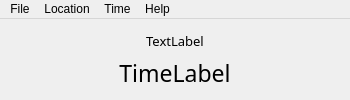
<?xml version="1.0" encoding="UTF-8"?>
<ui version="4.0">
 <class>MainWindow</class>
 <widget class="QMainWindow" name="MainWindow">
  <property name="geometry">
   <rect>
    <x>0</x>
    <y>0</y>
    <width>350</width>
    <height>100</height>
   </rect>
  </property>
  <property name="minimumSize">
   <size>
    <width>350</width>
    <height>100</height>
   </size>
  </property>
  <property name="cursor">
   <cursorShape>ArrowCursor</cursorShape>
  </property>
  <property name="windowTitle">
   <string>Tempus</string>
  </property>
  <property name="windowIcon">
   <iconset>
    <normaloff>resources/tempus.svg</normaloff>resources/tempus.svg</iconset>
  </property>
  <property name="autoFillBackground">
   <bool>false</bool>
  </property>
  <property name="tabShape">
   <enum>QTabWidget::Rounded</enum>
  </property>
  <property name="unifiedTitleAndToolBarOnMac">
   <bool>true</bool>
  </property>
  <widget class="QWidget" name="centralWidget">
   <layout class="QGridLayout" name="gridLayout">
    <item row="1" column="0">
     <widget class="QLabel" name="timeLabel">
      <property name="font">
       <font>
        <family>Ubuntu Mono</family>
        <pointsize>17</pointsize>
        <weight>50</weight>
        <bold>false</bold>
       </font>
      </property>
      <property name="text">
       <string>TimeLabel</string>
      </property>
      <property name="alignment">
       <set>Qt::AlignCenter</set>
      </property>
     </widget>
    </item>
    <item row="0" column="0">
     <widget class="QLabel" name="systemlabel">
      <property name="font">
       <font>
        <family>Ubuntu Mono</family>
        <pointsize>10</pointsize>
       </font>
      </property>
      <property name="text">
       <string>TextLabel</string>
      </property>
      <property name="alignment">
       <set>Qt::AlignCenter</set>
      </property>
     </widget>
    </item>
   </layout>
  </widget>
  <widget class="QMenuBar" name="menuBar">
   <property name="enabled">
    <bool>true</bool>
   </property>
   <property name="geometry">
    <rect>
     <x>0</x>
     <y>0</y>
     <width>350</width>
     <height>25</height>
    </rect>
   </property>
   <widget class="QMenu" name="menuFile">
    <property name="title">
     <string>File</string>
    </property>
    <addaction name="actionExit"/>
   </widget>
   <widget class="QMenu" name="menuLocation">
    <property name="title">
     <string>Location</string>
    </property>
    <addaction name="actionSet_Location"/>
   </widget>
   <widget class="QMenu" name="menuTime">
    <property name="title">
     <string>Time</string>
    </property>
    <addaction name="actionUniversal_Time"/>
    <addaction name="actionLocal_Mean_Time_24_hr_format"/>
    <addaction name="actionGreenwich_Apparent_Sidereal_Time"/>
    <addaction name="actionGreenwich_Sidereal_Time"/>
    <addaction name="actionLocal_Sidereal_Time"/>
    <addaction name="actionLocal_Mean_Sidereal_Time"/>
    <addaction name="actionJulian_Day"/>
    <addaction name="actionJulian_Day_Modified"/>
    <addaction name="separator"/>
    <addaction name="actionCycle_forward"/>
    <addaction name="actionCycle_back"/>
   </widget>
   <widget class="QMenu" name="menuHelp">
    <property name="title">
     <string>Help</string>
    </property>
    <addaction name="actionAbout_Tempus"/>
   </widget>
   <addaction name="menuFile"/>
   <addaction name="menuLocation"/>
   <addaction name="menuTime"/>
   <addaction name="menuHelp"/>
  </widget>
  <action name="actionExit">
   <property name="text">
    <string>Exit</string>
   </property>
   <property name="shortcut">
    <string>Ctrl+X</string>
   </property>
  </action>
  <action name="actionSet_Location">
   <property name="text">
    <string>Set Location...</string>
   </property>
   <property name="shortcut">
    <string>Ctrl+L</string>
   </property>
  </action>
  <action name="actionLocal_Mean_Time_12_hr_format">
   <property name="checkable">
    <bool>true</bool>
   </property>
   <property name="text">
    <string>Local Mean Time (12 hr format)</string>
   </property>
   <property name="shortcut">
    <string>Ctrl+1</string>
   </property>
  </action>
  <action name="actionLocal_Mean_Time_24_hr_format">
   <property name="checkable">
    <bool>true</bool>
   </property>
   <property name="text">
    <string>Local Mean Time</string>
   </property>
   <property name="shortcut">
    <string>Ctrl+M</string>
   </property>
  </action>
  <action name="actionUniversal_Time">
   <property name="checkable">
    <bool>true</bool>
   </property>
   <property name="checked">
    <bool>true</bool>
   </property>
   <property name="text">
    <string>Universal Time, Coordinated</string>
   </property>
   <property name="shortcut">
    <string>Ctrl+U</string>
   </property>
  </action>
  <action name="actionLocal_Sidereal_Time">
   <property name="checkable">
    <bool>true</bool>
   </property>
   <property name="text">
    <string>Local Apparent Sidereal Time</string>
   </property>
   <property name="shortcut">
    <string>Ctrl+S</string>
   </property>
  </action>
  <action name="actionGreenwich_Sidereal_Time">
   <property name="checkable">
    <bool>true</bool>
   </property>
   <property name="text">
    <string>Greenwich Mean Sidereal Time</string>
   </property>
   <property name="shortcut">
    <string>Ctrl+G</string>
   </property>
  </action>
  <action name="actionNone">
   <property name="checkable">
    <bool>true</bool>
   </property>
   <property name="checked">
    <bool>true</bool>
   </property>
   <property name="enabled">
    <bool>true</bool>
   </property>
   <property name="text">
    <string>None</string>
   </property>
   <property name="shortcut">
    <string>Ctrl+0</string>
   </property>
  </action>
  <action name="actionSingle">
   <property name="checkable">
    <bool>true</bool>
   </property>
   <property name="text">
    <string>Once on the hour</string>
   </property>
   <property name="shortcut">
    <string>Ctrl+1</string>
   </property>
  </action>
  <action name="actionMultiple">
   <property name="checkable">
    <bool>true</bool>
   </property>
   <property name="enabled">
    <bool>true</bool>
   </property>
   <property name="text">
    <string>Multiple on the hour</string>
   </property>
   <property name="shortcut">
    <string>Ctrl+2</string>
   </property>
  </action>
  <action name="actionAbout_Tempus">
   <property name="text">
    <string>About Tempus...</string>
   </property>
   <property name="shortcut">
    <string>F1</string>
   </property>
  </action>
  <action name="actionFull_Screen">
   <property name="text">
    <string>Full Screen</string>
   </property>
  </action>
  <action name="actionJulian_Day">
   <property name="text">
    <string>Julian Day</string>
   </property>
   <property name="shortcut">
    <string>Ctrl+J</string>
   </property>
  </action>
  <action name="actionGreenwich_Apparent_Sidereal_Time">
   <property name="text">
    <string>Greenwich Apparent Sidereal Time</string>
   </property>
   <property name="shortcut">
    <string>Ctrl+A</string>
   </property>
  </action>
  <action name="actionLocal_Mean_Sidereal_Time">
   <property name="text">
    <string>Local Mean Sidereal Time</string>
   </property>
  </action>
  <action name="actionJulian_Day_Modified">
   <property name="text">
    <string>Julian Day, Modified</string>
   </property>
  </action>
  <action name="actionCycle_forward">
   <property name="text">
    <string>Cycle forward</string>
   </property>
  </action>
  <action name="actionCycle_back">
   <property name="text">
    <string>Cycle back</string>
   </property>
  </action>
 </widget>
 <layoutdefault spacing="6" margin="11"/>
 <resources/>
 <connections>
  <connection>
   <sender>actionExit</sender>
   <signal>triggered()</signal>
   <receiver>MainWindow</receiver>
   <slot>close()</slot>
   <hints>
    <hint type="sourcelabel">
     <x>-1</x>
     <y>-1</y>
    </hint>
    <hint type="destinationlabel">
     <x>161</x>
     <y>48</y>
    </hint>
   </hints>
  </connection>
  <connection>
   <sender>actionAbout_Tempus</sender>
   <signal>triggered()</signal>
   <receiver>MainWindow</receiver>
   <slot>about()</slot>
   <hints>
    <hint type="sourcelabel">
     <x>-1</x>
     <y>-1</y>
    </hint>
    <hint type="destinationlabel">
     <x>161</x>
     <y>48</y>
    </hint>
   </hints>
  </connection>
  <connection>
   <sender>actionSet_Location</sender>
   <signal>triggered()</signal>
   <receiver>MainWindow</receiver>
   <slot>setlocation()</slot>
   <hints>
    <hint type="sourcelabel">
     <x>-1</x>
     <y>-1</y>
    </hint>
    <hint type="destinationlabel">
     <x>161</x>
     <y>48</y>
    </hint>
   </hints>
  </connection>
 </connections>
 <slots>
  <slot>setlocation()</slot>
  <slot>about()</slot>
 </slots>
</ui>
